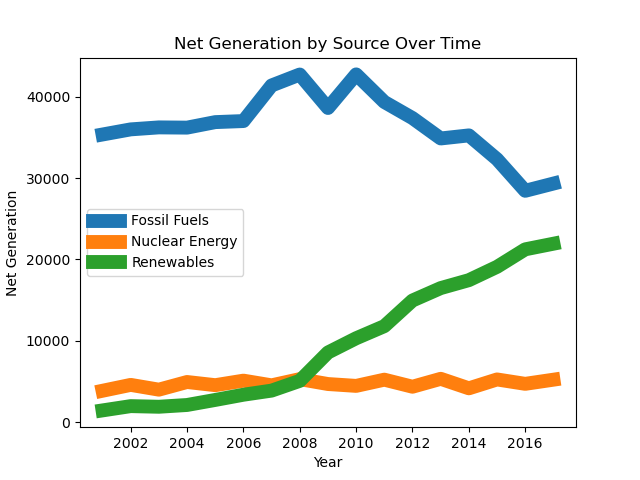

Generate this figure with Python:
import pandas as pd
import matplotlib.pyplot as plt

# Load the CSV file into a DataFrame
df = pd.read_csv('iowa-electricity.csv')

# Convert 'year' column to datetime type
df['year'] = pd.to_datetime(df['year'])

# Set the width of lines
line_width = 10

# Group by 'source' and plot each group separately
for name, group in df.groupby('source'):
    plt.plot(group['year'], group['net_generation'], label=name, linewidth=line_width)

# Add labels and title
plt.xlabel('Year')
plt.ylabel('Net Generation')
plt.title('Net Generation by Source Over Time')
plt.legend()

# Show the plot
plt.show()
